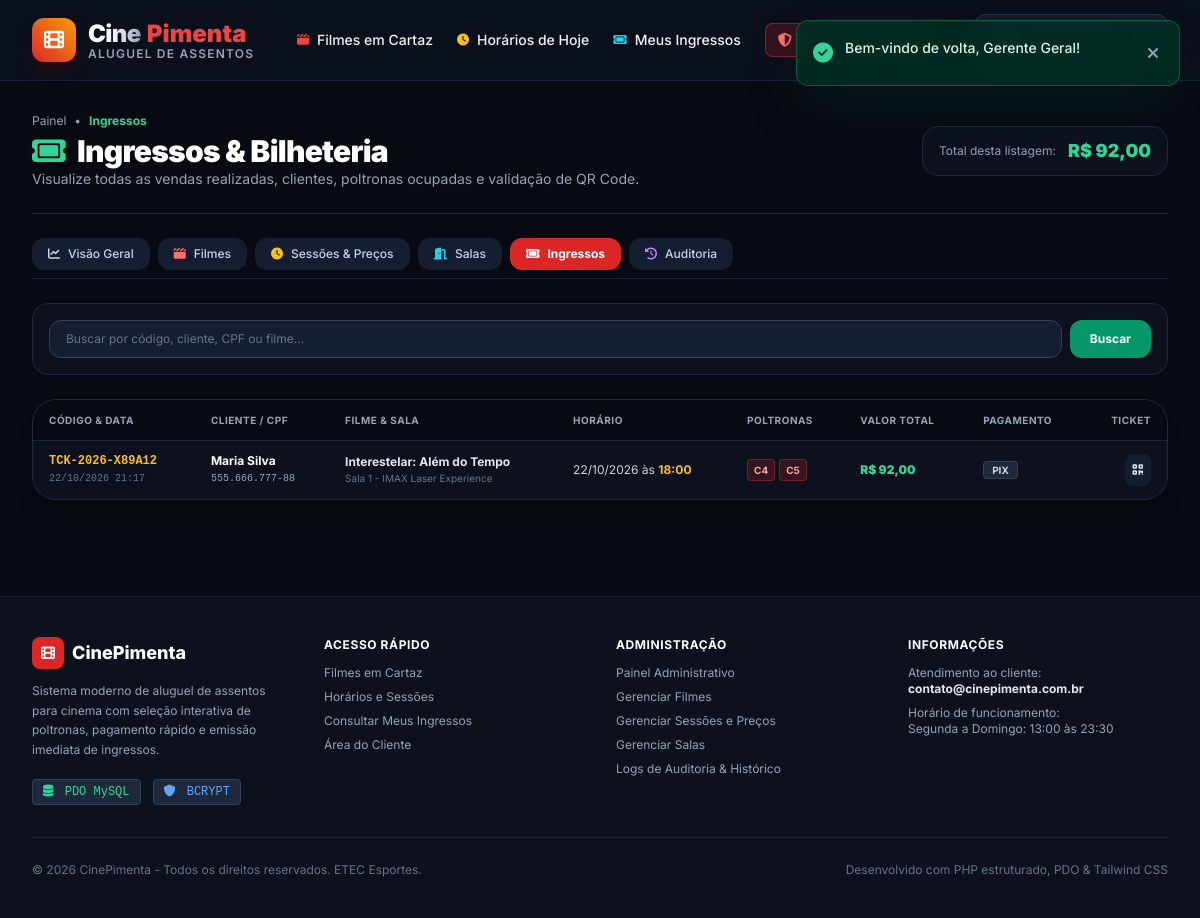
/admin/ingressos.php (signed in), run on the app's committed database.
### tables this page shows
CREATE TABLE IF NOT EXISTS `ingressos` (
  `id` INT AUTO_INCREMENT PRIMARY KEY,
  `codigo` VARCHAR(40) NOT NULL UNIQUE,
  `sessao_id` INT NOT NULL,
  `usuario_id` INT NULL,
  `nome_cliente` VARCHAR(120) NOT NULL,
  `email_cliente` VARCHAR(150) NOT NULL,
  `cpf_cliente` VARCHAR(20) NOT NULL,
  `assentos_selecionados` VARCHAR(255) NOT NULL,
  `quantidade_assentos` INT NOT NULL DEFAULT 1,
  `valor_unitario` DECIMAL(10,2) NOT NULL,
  `valor_total` DECIMAL(10,2) NOT NULL,
  `forma_pagamento` ENUM('pix', 'credito', 'debito', 'dinheiro') NOT NULL DEFAULT 'pix',
  `status_pagamento` ENUM('aprovado', 'pendente', 'cancelado') NOT NULL DEFAULT 'aprovado',
  `codigo_transacao` VARCHAR(100) NULL,
  `criado_em` DATETIME DEFAULT CURRENT_TIMESTAMP,
  CONSTRAINT `fk_ingresso_sessao` FOREIGN KEY (`sessao_id`) REFERENCES `sessoes` (`id`) ON DELETE CASCADE,
  CONSTRAINT `fk_ingresso_usuario` FOREIGN KEY (`usuario_id`) REFERENCES `usuarios` (`id`) ON DELETE SET NULL
);

CREATE TABLE IF NOT EXISTS `filmes` (
  `id` INT AUTO_INCREMENT PRIMARY KEY,
  `titulo` VARCHAR(150) NOT NULL,
  `titulo_original` VARCHAR(150) NULL,
  `sinopse` TEXT NOT NULL,
  `genero` VARCHAR(80) NOT NULL,
  `duracao` INT NOT NULL COMMENT 'Em minutos',
  `classificacao` VARCHAR(10) NOT NULL DEFAULT '12' COMMENT 'Livre, 10, 12, 14, 16, 18',
  `cartaz_url` TEXT NOT NULL,
  `banner_url` TEXT NULL,
  `trailer_url` VARCHAR(255) NULL,
  `status` ENUM('em_cartaz', 'em_breve', 'encerrado') NOT NULL DEFAULT 'em_cartaz',
  `criado_em` DATETIME DEFAULT CURRENT_TIMESTAMP,
  `atualizado_em` DATETIME DEFAULT CURRENT_TIMESTAMP ON UPDATE CURRENT_TIMESTAMP
);

CREATE TABLE IF NOT EXISTS `salas` (
  `id` INT AUTO_INCREMENT PRIMARY KEY,
  `nome` VARCHAR(100) NOT NULL,
  `tipo` VARCHAR(50) NOT NULL DEFAULT '2D Padrão',
  `fileiras` INT NOT NULL DEFAULT 6,
  `colunas` INT NOT NULL DEFAULT 10,
  `capacidade` INT NOT NULL DEFAULT 60,
  `status` ENUM('ativa', 'manutencao') NOT NULL DEFAULT 'ativa',
  `criado_em` DATETIME DEFAULT CURRENT_TIMESTAMP
);

CREATE TABLE IF NOT EXISTS `sessoes` (
  `id` INT AUTO_INCREMENT PRIMARY KEY,
  `filme_id` INT NOT NULL,
  `sala_id` INT NOT NULL,
  `data` DATE NOT NULL,
  `horario` TIME NOT NULL,
  `idioma` ENUM('Dublado', 'Legendado', 'Nacional') NOT NULL DEFAULT 'Dublado',
  `tipo_sessao` VARCHAR(30) NOT NULL DEFAULT '2D',
  `preco_ingresso` DECIMAL(10,2) NOT NULL DEFAULT 32.00,
  `status` ENUM('ativa', 'cancelada', 'encerrada') NOT NULL DEFAULT 'ativa',
  `criado_em` DATETIME DEFAULT CURRENT_TIMESTAMP,
  CONSTRAINT `fk_sessao_filme` FOREIGN KEY (`filme_id`) REFERENCES `filmes` (`id`) ON DELETE CASCADE,
  CONSTRAINT `fk_sessao_sala` FOREIGN KEY (`sala_id`) REFERENCES `salas` (`id`) ON DELETE CASCADE
);

### bd.php (called while the page is built, shortened)
<?php
function formatar_moeda($valor): string {
    return 'R$ ' . number_format((float)$valor, 2, ',', '.');
}
function formatar_data($data): string {
    $timestamp = strtotime($data);
    return date('d/m/Y', $timestamp);
}
function formatar_hora($hora): string {
    return substr($hora, 0, 5);
}

### admin/ingressos.php (the view, shortened to what this page needs)
<?php
require_once __DIR__ . '/../bd.php';
require_once __DIR__ . '/../includes/auth.php';
$busca = trim($_GET['busca'] ?? '');
$sql = "
    SELECT i.*,
           s.data AS sessao_data, s.horario AS sessao_horario, s.tipo_sessao,
           f.titulo AS filme_titulo, f.cartaz_url,
           sa.nome AS sala_nome
    FROM ingressos i
    JOIN sessoes s ON i.sessao_id = s.id
    JOIN filmes f ON s.filme_id = f.id
    JOIN salas sa ON s.sala_id = sa.id
    WHERE 1=1
";
$params = [];
$sql .= " ORDER BY i.criado_em DESC";
$stmt = $pdo->prepare($sql);
$stmt->execute($params);
$ingressos = $stmt->fetchAll();
$totalArrecadado = 0;
foreach ($ingressos as $ing) {
    if ($ing['status_pagamento'] === 'aprovado') {
        $totalArrecadado += (float)$ing['valor_total'];
    }
}
require_once __DIR__ . '/../includes/header.php';
?>
<div class="max-w-7xl mx-auto px-4 sm:px-6 lg:px-8 py-8 space-y-6">
    <div class="flex flex-col sm:flex-row sm:items-center justify-between gap-4 pb-6 border-b border-slate-800">
        <div>
            <div class="flex items-center gap-2 text-xs text-slate-400 mb-1">
                <a href="index.php" class="hover:text-white">Painel</a>
                <span>&bull;</span>
                <span class="text-emerald-400 font-bold">Ingressos</span>
            </div>
            <h1 class="text-2xl sm:text-3xl font-black text-white tracking-tight flex items-center gap-3">
                <i class="fa-solid fa-ticket text-emerald-400"></i> Ingressos & Bilheteria
            </h1>
            <p class="text-xs sm:text-sm text-slate-400">
                Visualize todas as vendas realizadas, clientes, poltronas ocupadas e validação de QR Code.
            </p>
        </div>
        <div class="bg-cinema-900 border border-slate-800 px-4 py-2.5 rounded-2xl flex items-center gap-3">
            <span class="text-xs text-slate-400">Total desta listagem:</span>
            <span class="text-lg font-black text-emerald-400"><?= formatar_moeda($totalArrecadado) ?></span>
        </div>
    </div>
    <div class="flex items-center gap-2 overflow-x-auto pb-2 border-b border-slate-800/80">
        <a href="index.php" class="px-4 py-2 rounded-xl bg-cinema-800 hover:bg-slate-700 text-slate-300 font-medium text-xs flex items-center gap-2">
            <i class="fa-solid fa-chart-line"></i> Visão Geral
        </a>
        <a href="filmes.php" class="px-4 py-2 rounded-xl bg-cinema-800 hover:bg-slate-700 text-slate-300 font-medium text-xs flex items-center gap-2">
            <i class="fa-solid fa-clapperboard text-red-400"></i> Filmes
        </a>
        <a href="sessoes.php" class="px-4 py-2 rounded-xl bg-cinema-800 hover:bg-slate-700 text-slate-300 font-medium text-xs flex items-center gap-2">
            <i class="fa-solid fa-clock text-amber-400"></i> Sessões & Preços
        </a>
        <a href="salas.php" class="px-4 py-2 rounded-xl bg-cinema-800 hover:bg-slate-700 text-slate-300 font-medium text-xs flex items-center gap-2">
            <i class="fa-solid fa-door-open text-cyan-400"></i> Salas
        </a>
        <a href="ingressos.php" class="px-4 py-2 rounded-xl bg-red-600 text-white font-bold text-xs flex items-center gap-2 shadow-md">
            <i class="fa-solid fa-ticket"></i> Ingressos
        </a>
        <a href="logs.php" class="px-4 py-2 rounded-xl bg-cinema-800 hover:bg-slate-700 text-slate-300 font-medium text-xs flex items-center gap-2">
            <i class="fa-solid fa-clock-rotate-left text-purple-400"></i> Auditoria
        </a>
    </div>
    <div class="bg-cinema-900 border border-slate-800 rounded-2xl p-4 shadow">
        <form action="ingressos.php" method="GET" class="flex gap-2">
            <input type="text" name="busca" value="<?= htmlspecialchars($busca) ?>" placeholder="Buscar por código, cliente, CPF ou filme..."
                   class="flex-1 bg-cinema-800 border border-slate-700 rounded-xl px-4 py-2.5 text-xs text-white placeholder-slate-500 focus:outline-none focus:border-emerald-500">
            <button type="submit" class="px-5 py-2.5 bg-emerald-600 hover:bg-emerald-700 text-white font-bold text-xs rounded-xl transition-all shadow">
                Buscar
            </button>
        </form>
    </div>
    <div class="bg-cinema-900 border border-slate-800 rounded-3xl overflow-hidden shadow-xl">
        <div class="overflow-x-auto">
            <table class="w-full text-left text-xs">
                <thead>
                    <tr class="bg-cinema-950 border-b border-slate-800 text-slate-400 font-bold uppercase tracking-wider text-[10px]">
                        <th class="py-3 px-4">Código & Data</th>
                        <th class="py-3 px-4">Cliente / CPF</th>
                        <th class="py-3 px-4">Filme & Sala</th>
                        <th class="py-3 px-4">Horário</th>
                        <th class="py-3 px-4">Poltronas</th>
                        <th class="py-3 px-4">Valor Total</th>
                        <th class="py-3 px-4">Pagamento</th>
                        <th class="py-3 px-4 text-right">Ticket</th>
                    </tr>
                </thead>
                <tbody class="divide-y divide-slate-800/60">
                    <?php if (empty($ingressos)): ?>
                        <tr>
                            <td colspan="8" class="text-center py-8 text-slate-500">Nenhum ingresso encontrado.</td>
                        </tr>
                    <?php else: ?>
                        <?php foreach ($ingressos as $i): ?>
                            <tr class="hover:bg-cinema-800/40 transition-colors">
                                <td class="py-3 px-4 font-mono font-bold text-amber-400 whitespace-nowrap">
                                    <?= htmlspecialchars($i['codigo']) ?>
                                    <span class="block font-normal text-[10px] text-slate-500 mt-0.5">
                                        <?= date('d/m/Y H:i', strtotime($i['criado_em'])) ?>
                                    </span>
                                </td>
                                <td class="py-3 px-4">
                                    <strong class="text-white block"><?= htmlspecialchars($i['nome_cliente']) ?></strong>
                                    <span class="text-[10px] text-slate-400 font-mono"><?= htmlspecialchars($i['cpf_cliente']) ?></span>
                                </td>
                                <td class="py-3 px-4">
                                    <span class="font-bold text-slate-200 block"><?= htmlspecialchars($i['filme_titulo']) ?></span>
                                    <span class="text-[10px] text-slate-500"><?= htmlspecialchars($i['sala_nome']) ?></span>
                                </td>
                                <td class="py-3 px-4 whitespace-nowrap text-slate-300">
                                    <?= formatar_data($i['sessao_data']) ?> às <span class="font-bold text-amber-400"><?= formatar_hora($i['sessao_horario']) ?></span>
                                </td>
                                <td class="py-3 px-4">
                                    <div class="flex flex-wrap gap-1 max-w-[140px]">
                                        <?php foreach (explode(',', $i['assentos_selecionados']) as $ass): ?>
                                            <span class="px-1.5 py-0.5 rounded bg-red-600/20 text-red-300 font-bold text-[10px] border border-red-500/30">
                                                <?= trim($ass) ?>
                                            </span>
                                        <?php endforeach; ?>
                                    </div>
                                </td>
                                <td class="py-3 px-4 font-black text-emerald-400 whitespace-nowrap">
                                    <?= formatar_moeda($i['valor_total']) ?>
                                </td>
                                <td class="py-3 px-4 whitespace-nowrap">
                                    <span class="px-2 py-0.5 rounded uppercase font-bold text-[10px] bg-slate-800 border border-slate-700 text-slate-300">
                                        <?= htmlspecialchars($i['forma_pagamento']) ?>
                                    </span>
                                </td>
                                <td class="py-3 px-4 text-right">
                                    <a href="../ticket.php?codigo=<?= urlencode($i['codigo']) ?>" target="_blank" class="p-2 rounded-lg bg-cinema-800 hover:bg-red-600 text-slate-200 hover:text-white transition-all inline-block" title="Visualizar Ticket">
                                        <i class="fa-solid fa-qrcode"></i>
                                    </a>
                                </td>
                            </tr>
                        <?php endforeach; ?>
                    <?php endif; ?>
                </tbody>
            </table>
        </div>
    </div>
</div>
<?php require_once __DIR__ . '/../includes/footer.php'; ?>

### data on the page
ingressos: codigo "TCK-2026-X89A12", criado_em "22/10/2026 21:17", nome_cliente "Maria Silva", cpf_cliente "555.666.777-88", filmes.titulo "Interestelar: Além do Tempo", salas.nome "Sala 1 - IMAX Laser Experience", sessao.data "22/10/2026", sessao.horario "18:00", assentos_selecionados "C4", assentos_selecionados "C5", valor_total "R$ 92,00", forma_pagamento "PIX"

### other printed values
formatar_moeda($totalArrecadado) "R$ 92,00"
$msg "Bem-vindo de volta, Gerente Geral!"
